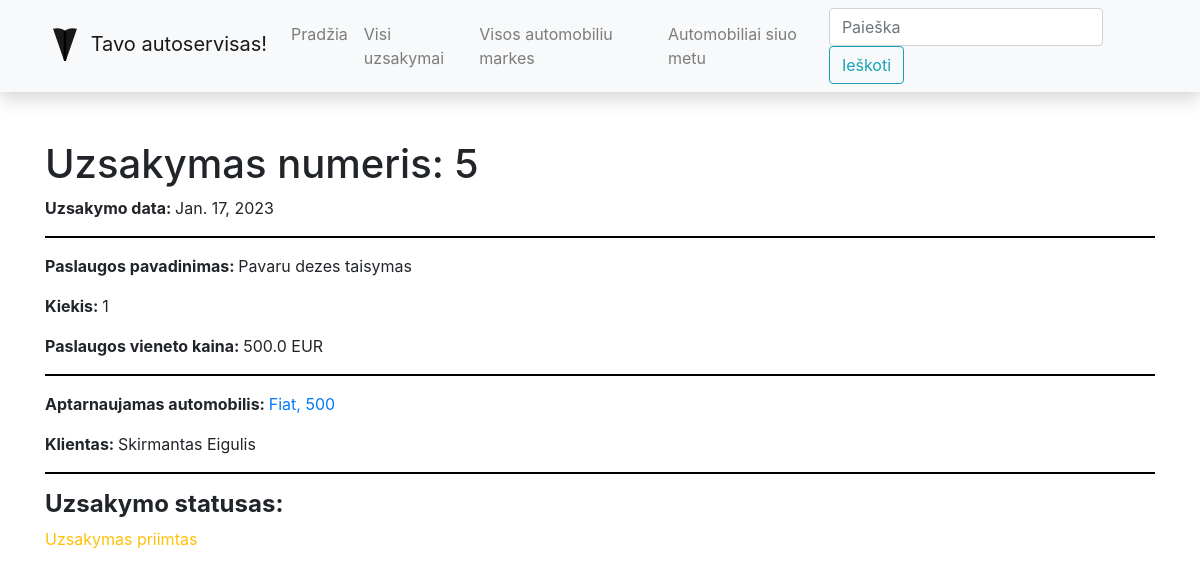
Page /autoservisas/uzsakymaseil/5 on the committed database.
### autoservisas/models.py (models this page shows, shortened)
class UzsakymoEilute(models.Model):
    kiekis = models.CharField('Kiekis', max_length=2, help_text='Iveskite perkamos paslaugos kieki')
    kaina = models.FloatField('Kaina', max_length=10, help_text='Iveskite paslaugos kaina', default=0)
    paslauga_id = models.ForeignKey('Paslauga', on_delete=models.SET_NULL, null=True)
    uzsakymas_id = models.ForeignKey('Uzsakymas', on_delete=models.SET_NULL, null=True)
    class Meta:
        verbose_name = "Uzsakymo eilute"
        verbose_name_plural = "Uzsakymo eilutes"

class Uzsakymas(models.Model):
    data = models.DateField('Uzsakymo data', null=True, blank=True)
    automobilis_id = models.ForeignKey('Automobilis', on_delete=models.SET_NULL, null=True)
    suma = models.FloatField('Suma', max_length=10, help_text='Iveskite paslaugos kaina', default=0)
    LOAN_STATUS = (
        ('a', 'Uzsakymas gautas'),
        ('p', 'Uzsakymas priimtas'),
        ('g', 'Uzsakymas vykdomas'),
        ('r', 'Uzsakymas baigtas')
    )
    status = models.CharField(
        max_length=1,
        choices=LOAN_STATUS,
        blank=True,
        default='a',
        help_text='Status'
    )
    class Meta:
        ordering = ['data']
        verbose_name = "Uzsakymas"
        verbose_name_plural = "Uzsakymai"

class Paslauga(models.Model):
    pavadinimas = models.CharField('Pavadinimas', max_length=200, help_text='Iveskite paslaugos pavadinima')
    kaina = models.FloatField('Kaina', max_length=10, help_text='Iveskite paslaugos kaina')
    class Meta:
        verbose_name = "Paslauga"
        verbose_name_plural = "Paslaugos"

class Automobilis(models.Model):
    valstybinis_numeris = models.CharField('Automobilio valstybinis numeris',
                                           max_length=6, help_text='Iveskite automobilio valstybini numeri')
    automobilio_modelis_id = models.ForeignKey('Modelis', on_delete=models.SET_NULL, null=True)
    vin_kodas = models.CharField('VIN kodas', max_length=17, help_text='Iveskite VIN numeri')
    klientas = models.CharField('Klientas', max_length=100, help_text='Iveskite klienta')
    automobilis_pic = models.ImageField('Auto Nuotrauka', upload_to='car_pics', null=True, blank=True)
    class Meta:
        verbose_name = "Automobilis"
        verbose_name_plural = "Automobiliai"

class Modelis(models.Model):
    marke = models.CharField('Automobilio marke', max_length=100, help_text='Iveskite automobilio marke')
    modelis = models.CharField('Automobilio modelis', max_length=100, help_text='Iveskite automobilio modeli')
    class Meta:
        verbose_name = "Modelis"
        verbose_name_plural = "Modeliai"
    def __str__(self):
        return f'{self.marke}, {self.modelis}'

### autoservisas/views.py (the view)
# urls.py: path('uzsakymaseil/<int:pk>', views.OrderDetailView.as_view(), name='uzsakeil-detail'),
class OrderDetailView(generic.DetailView):
    model = UzsakymoEilute
    template_name = "uzsakymas_detail_view.html"

### autoservisas/templates/uzsakymas_detail_view.html
{% extends "base.html" %}
{% block content %}
<h1>Uzsakymas numeris: {{uzsakymoeilute.id}}</h1>
<p><b>Uzsakymo data: </b> {{uzsakymoeilute.uzsakymas_id.data}}</p>
<hr>
<p><b>Paslaugos pavadinimas: </b> {{uzsakymoeilute.paslauga_id.pavadinimas}}</p>
<p><b>Kiekis: </b> {{uzsakymoeilute.kiekis}}</p>
<p><b>Paslaugos vieneto kaina: </b> {{uzsakymoeilute.paslauga_id.kaina}} EUR</p>
<hr>
<p><b>Aptarnaujamas automobilis: </b><a href="{% url 'auto-detail' uzsakymoeilute.uzsakymas_id.automobilis_id.id %}">
    {{uzsakymoeilute.uzsakymas_id.automobilis_id.automobilio_modelis_id}}</a></p>
<p><b>Klientas: </b> {{uzsakymoeilute.uzsakymas_id.automobilis_id.klientas}}</p>
<hr>
<h4><b>Uzsakymo statusas: </b></h4>
<p class="{% if uzsakymoeilute.uzsakymas_id.status == 'r' %}text-success
{% elif uzsakymoeilute.uzsakymas_id.status == 'a' %}text-danger
{% else %}text-warning
{% endif %}">{{uzsakymoeilute.uzsakymas_id.get_status_display}}</p>
{% endblock %}

### autoservisas/static/css/styles.css (style rules this page uses)
hr { width: 100%; background-color: black; height: 1px; border-color : transparent; }

### rows in the picture
UzsakymoEilute: id "5", uzsakymas_id.data "Jan. 17, 2023", paslauga_id.pavadinimas "Pavaru dezes taisymas", kiekis "1", paslauga_id.kaina "500.0", uzsakymas_id.automobilis_id.automobilio_modelis_id "Fiat, 500", uzsakymas_id.automobilis_id.klientas "Skirmantas Eigulis", uzsakymas_id.status "Uzsakymas priimtas"
